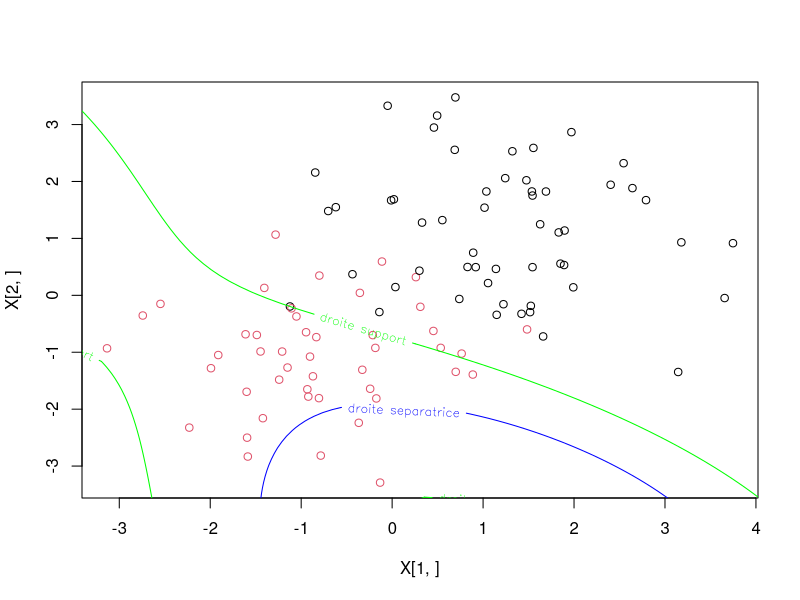

Recreate this plot in R.
# Séparateur à Vaste Marge, cas lin?aire
# TP Optim Classique, Majeure Data Science 2015-16

SVMk <- function(X,lab,group,p,alph0,pasgrad,precision,npas_max,Nc,COLOR1,COLOR2){
  
  # classification  supervis?e, d?termination des groupes
  group1 <- (lab == 1)
  group2 <- (lab == -1)
  
  # Visualisation 2D
  xmin <- -5;
  ymin <- -5;
  xmax <- 5;
  ymax <- 5;
  plot(X[1,],X[2,],col=group)
 # plot(X[1,group1],X[2,group1],type='p',lwd=2,asp=1,ylim=c(ymin,ymax),
  #     xlab="x1",ylab="x2",main="SVM")
  #points(X[1,group2],X[2,group2],pch=4,lwd=2)
  # assemblage matrice A de la fonction duale H(alpha)
  
  A <- matrix(0,nrow=p,ncol=p)
  for(i in 1:p) {
    for(j in 1:p) {
      A[i,j] <- lab[i]*lab[j]* kernelG(X[,i],X[,j])
    }
  }
  
  alph0 <- matrix(0,nrow=p,ncol=1)                    # initialisation ? 0 (r?glable)
  u <- matrix(1,nrow=p,ncol=1)                        # vecteur colonne form? que de 1 et de taille p
  seuil_arret <- 1                                    # pour le crit?re d'arr?t sur alpha
  npas <- 0                                           # nombre d'it?rations 
  norm2lab <- as.numeric(t(lab)%*%lab)                # norme carr?e du vecteur lab
  
  while (seuil_arret > precision && npas < npas_max) {    
    npas <- npas+1
    alph <- alph0 + pasgrad*( - A%*%alph0 + u )           # gradient pas constant
    alph <- alph - as.numeric(t(alph)%*%lab)*lab/norm2lab # projection sur hyperplan
    alph <- pmax(alph,0)                                  # contrainte alpha > 0
    seuil_arret <- norm(alph - alph0)                     # distance entre deux alpha successifs
    alph0 <- alph # on it?re
  }
  
  # Calcul de b : on le calcule pour un point support, voire plusieurs 
  # pour tester la convergence
  # imax = indice i correspondant ? alpha[i] maximum
  
  imax <- which.max(alph)
  b <- 0                                                  # calcul de b
  for(i in 1:p) {
    b <- b + (alph0 * lab)[i,] * kernelG(X[,i],X[,imax]) 
  }
  b <- lab[imax] - b              
  
  decision <- function(x){
    fx <- 0
    for(i in 1:p) {
      fx <- fx + lab[i]*alph[i]* kernelG(X[,i],x) 
    }
    
    return(fx + b)
  }
  
  axe_x <- seq(xmin, xmax, length.out=Nc)
  axe_y <- seq(xmin, xmax, length.out=Nc)
  decisionA <- matrix(nrow = length(axe_x),ncol = length(axe_y))
  for(i in 1:length(axe_x))
  {
    for (j in 1:length(axe_y))
    {
      decisionA[i,j] <- decision(c(axe_x[i], axe_y[j]))
    }
  }
  
  contour(axe_x,axe_y,decisionA,nlevels = 3, levels = 0, col=COLOR1,add=TRUE,label="droite separatrice",labcex=0.8)
  contour(axe_x,axe_y,decisionA,nlevels = 3, levels = c(-1,1), col=COLOR2,add=TRUE,label="droite support",labcex=0.8)
  
  # Affichage npas, seuil d'arr?t et alpha
  print("nombre it?rations")
  print(npas)
  print("seuil d'arr?t")
  print(seuil_arret)
  print("alpha")
  print(alph)
}

kernelG <- function(X,Y){
  return(exp(- sum((X - Y)^2) / (teta^2) ))
}

kernelP <- function(X,Y){
  return( (1 + X %*% Y)^teta)
}

# jeu de donn?es 2D : p points en colonnes dans X de taille 2xp  
# labels dans le vecteur colonne lab de taille px1
X <- matrix(c(0.5,2,1,1,2,3,-1,0,-2,0.5),nrow=2,ncol=5)
lab <- matrix(c(1,1,1,-1,-1),nrow=5,ncol=1)

# Simulate some data
n    = 100
nnew = 50
set.seed(12345)
lab = sample(c(-1,1), n, replace=T)
group <- mat <- ifelse(lab<0,2,lab)
X   = matrix(rnorm(n*2, rep(lab, each=2)), nrow=2)
p <- length(lab)  # nombre de points

pasgrad <- 1e-3                 # pas du gradient : param?tre r?glable
precision <- 1e-5 
npas_max <- 100000              # nombre max d'it?rations (garde fou)

teta <- 6                #téta kernel
Nc <- 100                       #grille

#color1 of seperator line
#color2 of support lines
SVMk(X,lab,group,p,alph0,pasgrad,precision,npas_max,Nc,"blue","green")


